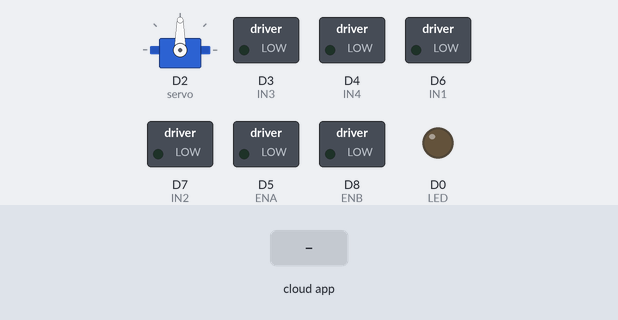
The sketch below on a simulated ESP8266 (NodeMCU). Shown: servo, switched loads named in the sketch (green lamp = pin HIGH), output pins drawn as LEDs (lit = HIGH). The test bench sets the inputs (shaded band). WiFi joins after 1.5 s; servers stay silent unless stated; no MQTT or app messages arrive unless stated; what the sketch prints to the serial monitor is not drawn.

Above: at 0.1 s.
At 2.7 s:
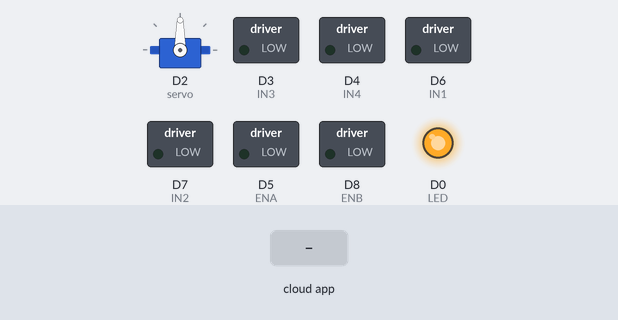
2.8 s: the phone or cloud app sets esp8266 to kick
At 3.4 s:
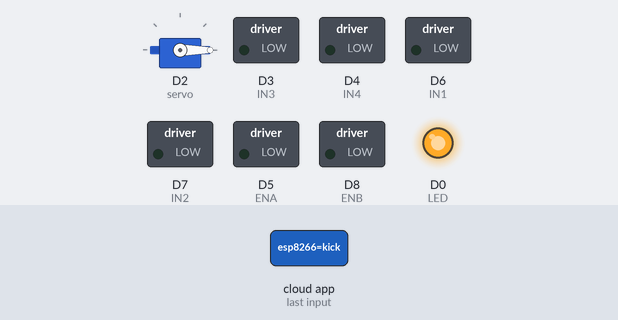
4.3 s: the phone or cloud app sets esp8266 to forward
6.3 s: the phone or cloud app sets esp8266 to backward
Timing chart, 0 to 9.3 s (numbered marks = the images above; inputs shaded):
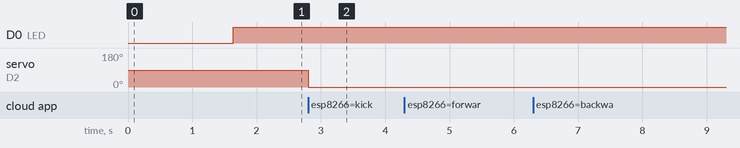

The sketch:

completeESP8266.ino
```cpp
#include <Servo.h>
#include <ESP8266WiFi.h>
#include "Adafruit_MQTT.h"
#include "Adafruit_MQTT_Client.h"
/************************* WiFi Access Point *********************************/
#define WLAN_SSID       "Board_Wlan"
#define WLAN_PASS       "Board_Wlan**$7"
#define MQTT_SERVER      "192.168.137.4" // static ip address
#define MQTT_PORT         1883
#define MQTT_USERNAME    "golf"
#define MQTT_PASSWORD         "golf123"
/************************* Pins Configuration *********************************/
Servo myservo;
int servo = D2;
int ENA = 14;
int IN1 = 12;
int IN2 = 13;
int IN3 = 0;
int IN4 = 2;
int ENB = 15;
int LED = D0;
/************************* Environment Constants *********************************/
int carSpeed = 150;
int multiP = 10;
uint32_t x=0;
/************ Global State ******************/
// Create an ESP8266 WiFiClient class to connect to the MQTT server.
WiFiClient client;
// Setup the MQTT client class by passing in the WiFi client and MQTT server and login details.
Adafruit_MQTT_Client mqtt(&client, MQTT_SERVER, MQTT_PORT, MQTT_USERNAME, MQTT_PASSWORD);
/****************************** Feeds ***************************************/
// Setup a feed called 'pi_con' for publishing.
// Notice MQTT paths for AIO follow the form: <username>/feeds/<feedname>
Adafruit_MQTT_Publish pi_con = Adafruit_MQTT_Publish(&mqtt, MQTT_USERNAME "/pi");
// Setup a feed called 'esp8266_con' for subscribing to changes.
Adafruit_MQTT_Subscribe esp8266_con = Adafruit_MQTT_Subscribe(&mqtt, MQTT_USERNAME "/esp8266");
/*************************** Sketch Code ************************************/
void MotorFunc(){
  pinMode(ENA, OUTPUT);
  pinMode(IN1, OUTPUT);
  pinMode(IN2, OUTPUT);
  digitalWrite(IN1, LOW);
  digitalWrite(IN2, LOW);

  pinMode(ENB, OUTPUT);
  pinMode(IN3, OUTPUT);
  pinMode(IN4, OUTPUT);
  digitalWrite(IN3, LOW);
  digitalWrite(IN4, LOW);
}

void setup() {
  Serial.begin(115200);
  Serial.println("ESP8266 ON");
  pinMode(LED, OUTPUT);
  myservo.attach(servo, 500, 2500);
  MotorFunc();
  delay(30);
   Serial.println(F("RPi-ESP-MQTT"));
 // Connect to WiFi access point.
 Serial.println(); Serial.println();
 Serial.print("Connecting to ");
 Serial.println(WLAN_SSID);
 WiFi.begin(WLAN_SSID, WLAN_PASS);
 while (WiFi.status() != WL_CONNECTED) {
   delay(500);
   Serial.print(".");
 }
 Serial.println();
 Serial.println("WiFi connected");
 Serial.println("IP address: "); Serial.println(WiFi.localIP());
 // Setup MQTT subscription for esp8266_led feed.
 mqtt.subscribe(&esp8266_con);
}

void loop() {
  // Ensure the connection to the MQTT server is alive (this will make the first
  // connection and automatically reconnect when disconnected).  See the MQTT_connect
  MQTT_connect();
  // this is our 'wait for incoming subscription packets' busy subloop
  // try to spend your time here
  // Here its read the subscription
  Adafruit_MQTT_Subscribe *subscription;
  while (subscription = mqtt.readSubscription()) {
    if (subscription == &esp8266_con) {
      char *message = (char *)esp8266_con.lastread;
      String message_str(message);
      Serial.print(F("Got: "));
      Serial.println(message_str);
      message_str.trim();                        // remove any \r \n whitespace at the end of the String
      int space_index = message_str.indexOf(' ');
      String teststr = message_str.substring(0, space_index);
      String time_str = message_str.substring(space_index + 1);
      float time_sec = time_str.toFloat();
      if (teststr == "forward") {
        Serial.println("forward");
        forward(time_sec);
      }
      else if(teststr == "backward"){
        Serial.println("backward");
        backward(time_sec);
      }
      else if(teststr == "left"){
        left(time_sec);

      }
      else if(teststr == "right"){
        right(time_sec);
      }
      else if(teststr == "kick"){
        kick(time_sec);
      }
      else {
        stop();
      }
    }
  }
}


// Function to connect and reconnect as necessary to the MQTT server.
void MQTT_connect() {
 int8_t ret;
 // Stop if already connected.
 if (mqtt.connected()) {
  //  digitalWrite(LED_PIN, HIGH);
   return;
 }

 Serial.print("Connecting to MQTT... ");
 uint8_t retries = 3;
 while ((ret = mqtt.connect()) != 0) { // connect will return 0 for connected
      Serial.println(mqtt.connectErrorString(ret));
      Serial.println("Retrying MQTT connection in 5 seconds...");
      mqtt.disconnect();
      digitalWrite(LED, LOW);
      delay(3000);  // wait 3 seconds
      retries--;
      if (retries == 0) {
        // basically die and wait for WDT to reset me
        while (1);
      }
 }
 if ((ret = mqtt.connect()) == 0){
 Serial.println("MQTT Connected!");
 digitalWrite(LED, HIGH);
 }
}


void kick(float time_sec){
  int pos = time_sec;
  Serial.println("Kick");
  myservo.write(pos);
  delay(2000);
}

void forward(float time_sec){
  Serial.println("Going forward");
  unsigned long start_time = millis();
  while((millis() - start_time) < (time_sec * multiP)){
  analogWrite(ENA, carSpeed);
  digitalWrite(IN1, HIGH);
  digitalWrite(IN2, LOW);

  analogWrite(ENB, carSpeed);
  digitalWrite(IN3, HIGH);
  digitalWrite(IN4, LOW);
  }
  analogWrite(ENA, 0);
  analogWrite(ENB, 0);
}

void backward(float time_sec){
  Serial.println("Going backward");
  unsigned long start_time = millis();
  while((millis() - start_time) < (time_sec * multiP)){
  analogWrite(ENA, carSpeed);
  digitalWrite(IN1, LOW);
  digitalWrite(IN2, HIGH);

  analogWrite(ENB, carSpeed);
  digitalWrite(IN3, LOW);
  digitalWrite(IN4, HIGH);
  }
  analogWrite(ENA, 0);
  analogWrite(ENB, 0);
}

void stop(){
  Serial.println("stop");
  digitalWrite(IN1, LOW);
  digitalWrite(IN2, LOW);
  digitalWrite(IN3, LOW);
  digitalWrite(IN4, LOW);
}
void left(float time_sec){
  Serial.println("Turning left");
  unsigned long start_time = millis();
  while((millis() - start_time) < (time_sec * multiP)){
  analogWrite(ENA, carSpeed);
  digitalWrite(IN1, LOW);
  digitalWrite(IN2, HIGH);

  analogWrite(ENB, carSpeed); // Stop the right motor
  digitalWrite(IN3, HIGH);
  digitalWrite(IN4, LOW);
  }
  analogWrite(ENA, 0);
  analogWrite(ENB, 0);
}

void right(float time_sec){
  Serial.println("Turning right");
  unsigned long start_time = millis();
  while((millis() - start_time) < (time_sec * multiP)){
  analogWrite(ENA, carSpeed); // Stop the left motor
  digitalWrite(IN1, HIGH); // LOW 2
  digitalWrite(IN2, LOW); //HIGH 1

  analogWrite(ENB, carSpeed);
  digitalWrite(IN3, LOW);
  digitalWrite(IN4, HIGH);
  }
  analogWrite(ENA, 0);
  analogWrite(ENB, 0);
}
```

Measured:
- after the input at 2.8 s, servo on D2 (servo): 90° → 0° at once
- after the input at 4.3 s, every drawn part: stays the same
- after the input at 6.3 s, every drawn part: stays the same
